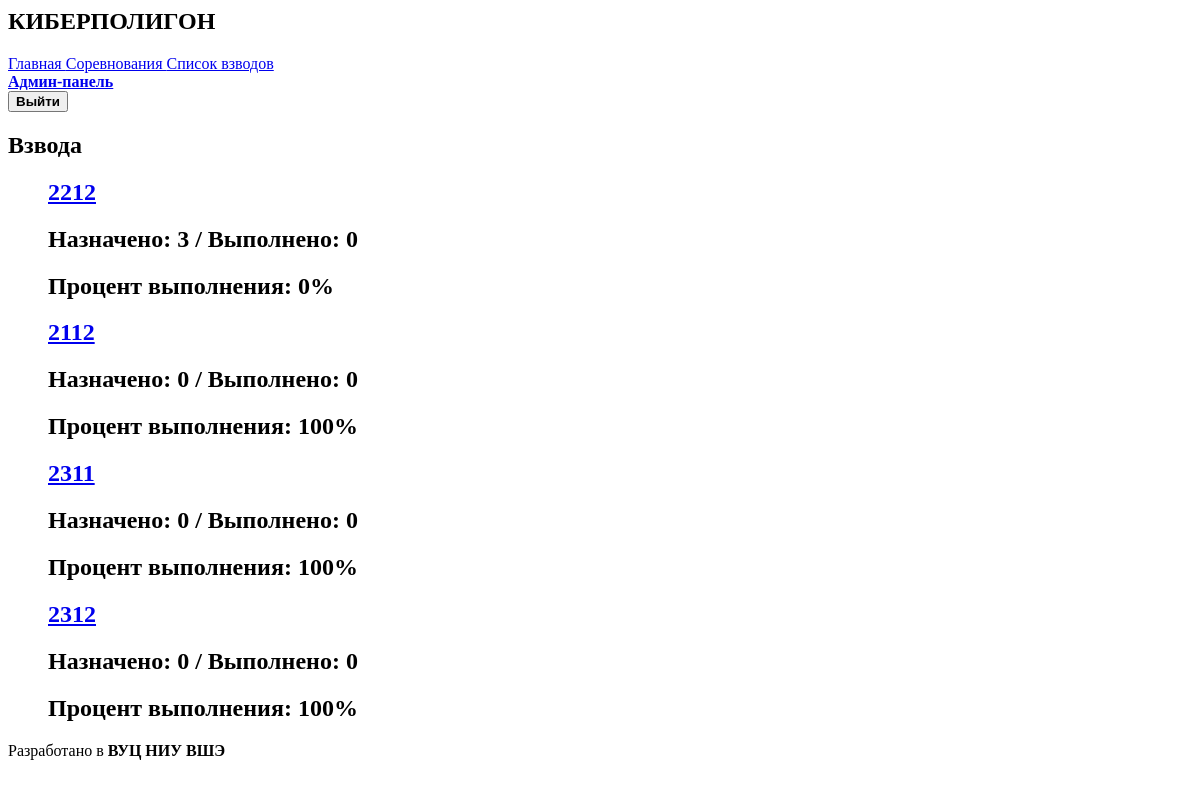
Before: /cyberpolygon/platoons/ (signed in) with the older database file.
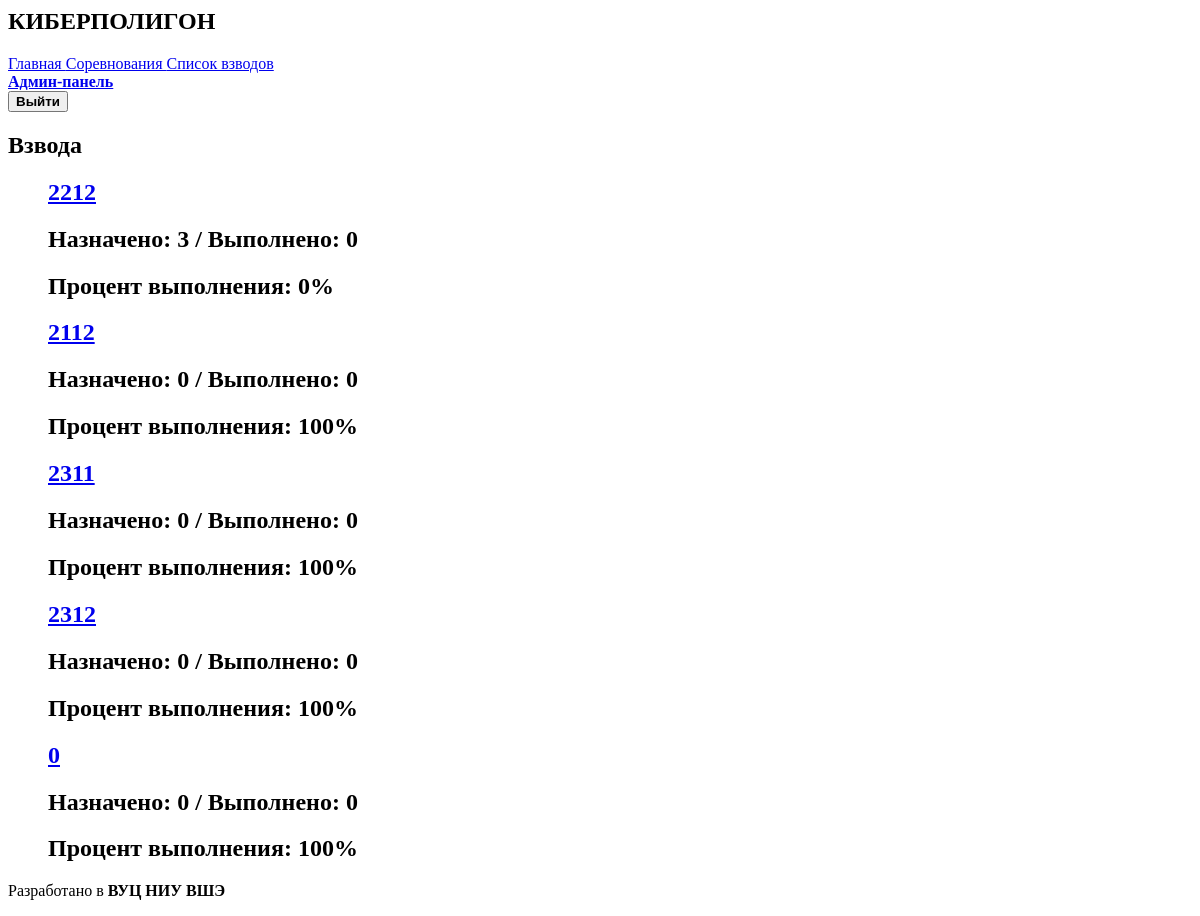
After: the same page with the newer database file.
### interface/models.py (models this page shows, shortened)
class Platoon(models.Model):
    number = models.fields.IntegerField('Номер взвода')
    class Meta:
        verbose_name = 'Взвод'
        verbose_name_plural = 'Взвода'

### interface/views.py (the view)
# urls.py: path("platoons/", PlatoonListView.as_view(), name="platoon-list"),
class PlatoonListView(ListView):
    model = Platoon
    def get_context_data(self, **kwargs):
        context = super().get_context_data(**kwargs)
        platoons_progress = {}
        for platoon in context["object_list"]:
            platoons_progress[platoon] = {"total":0, "submitted":0, "progress":0}
            user_list = User.objects.filter(platoon = platoon).exclude(username = "admin")
            for user in user_list:
                platoons_progress[platoon]["total"] += len(IssuedLabs.objects.filter(user = user))
                platoons_progress[platoon]["submitted"] += len(IssuedLabs.objects.filter(user = user).exclude(done = False))
            if platoons_progress[platoon]["total"] == 0:
                platoons_progress[platoon]["progress"] = 100
            else:
                platoons_progress[platoon]["progress"] += int((platoons_progress[platoon]["submitted"] / platoons_progress[platoon]["total"]) * 100)
        context["object_list"] = platoons_progress
        logging.debug(context)
        return context

### templates/interface/platoon_list.html
{% extends 'interface/base.html' %}
{% block content %}
{% if user.is_superuser %}
<div class="block">
<h1 class="title is-1">Взвода</h1>
<ul>
{% for plat, info in object_list.items %}
    <div class="box">
        <h2 class="title is-3 is-link"><a href=" {% url 'interface:platoon-detail' plat.id %}">{{ plat.number }}</a></h2>
        <h1 class = "title is-4"> Назначено: {{ info.total }} / Выполнено: {{ info.submitted}}</h1>
        {% if info.progress >= 80%}
        <h1 class = "title is-4 has-text-success"> Процент выполнения: {{info.progress}}%</h1>
        {%elif info.progress >= 60%}
        <h1 class = "title is-4 has-text-warning"> Процент выполнения: {{info.progress}}%</h1>
        {%else%}
        <h1 class = "title is-4 has-text-danger"> Процент выполнения: {{info.progress}}%</h1>
        {%endif%}
    </div>
{% empty %}
    <li>Взводов нет.</li>
{% endfor %}
</ul>
</div>
{% endif %}
{% endblock %}

Changed rows visible on the page:
added Platoon: number "0", total "0", submitted "0", progress "100"
